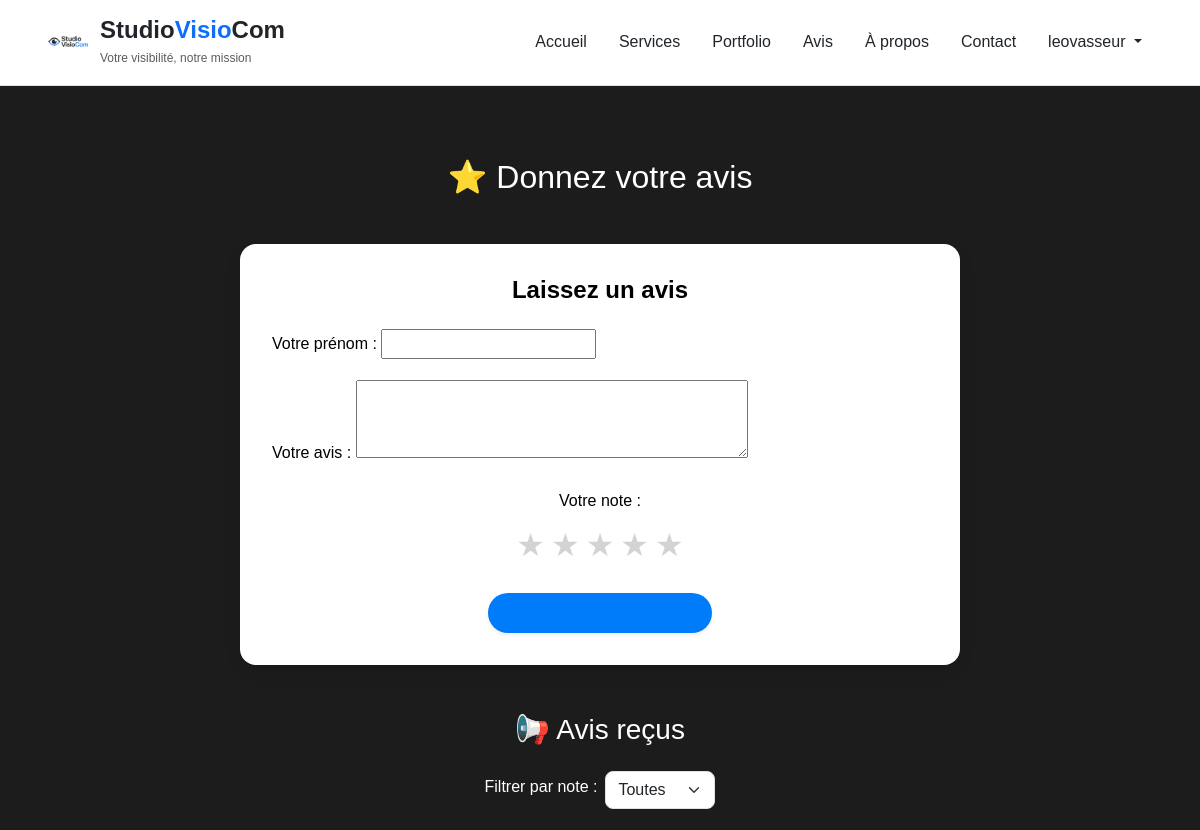
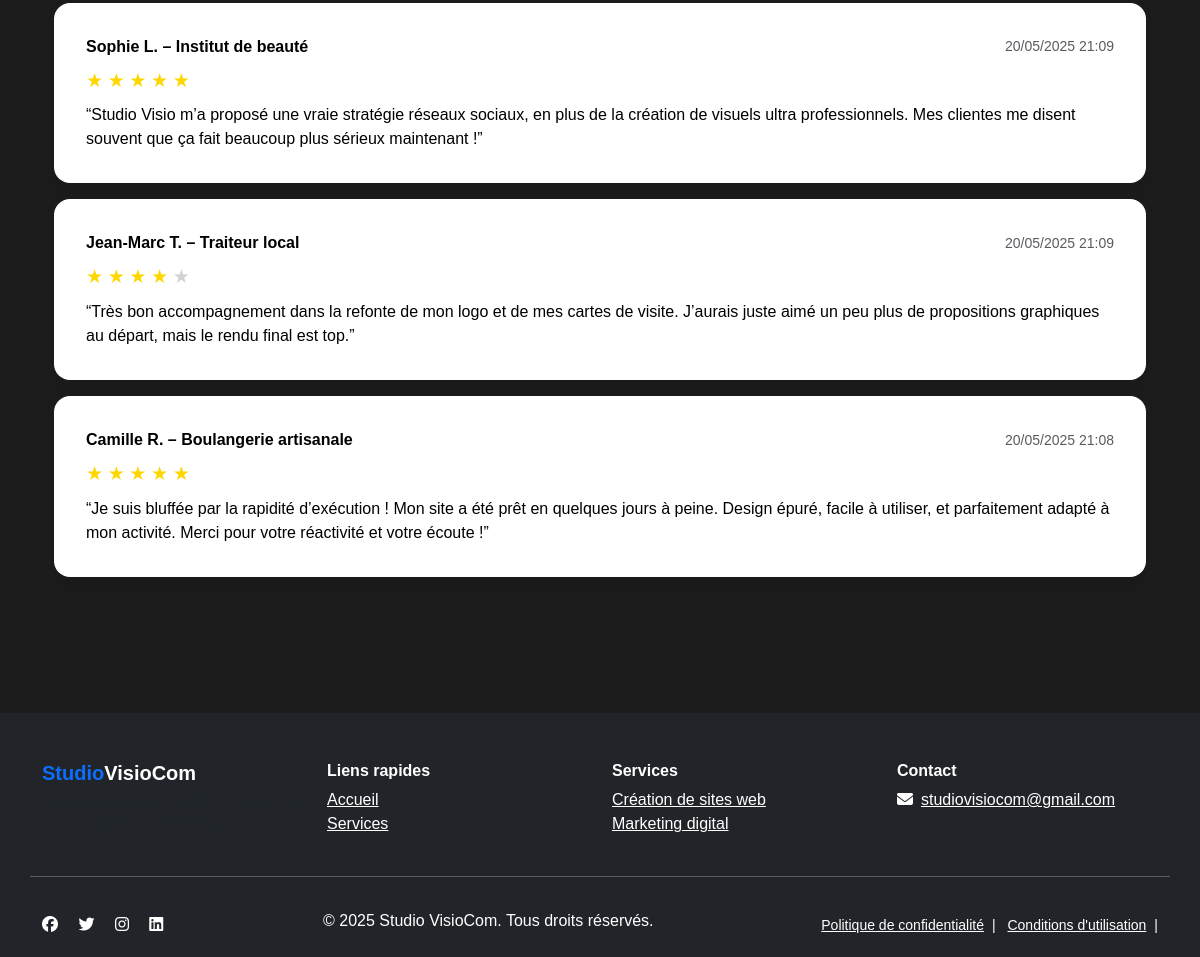
The page /avis/ (signed in) on the database its author committed (2 pictures, top to bottom).
### main/models.py (models this page shows, shortened)
class Avis(models.Model):
    nom = models.CharField(max_length=100)
    commentaire = models.TextField()
    note = models.IntegerField(choices=[(i, f"{i} étoile{'s' if i > 1 else ''}") for i in range(1, 6)])
    date = models.DateTimeField(auto_now_add=True)

### main/views.py (the view)
# urls.py: path('avis/', views.avis_view, name='avis'),
def avis_view(request):
    note_filter = request.GET.get('note')
    avis_liste = Avis.objects.all().order_by('-date')
    if note_filter:
        avis_liste = avis_liste.filter(note=note_filter)
    if request.method == 'POST':
        form = AvisForm(request.POST)
        if form.is_valid():
            form.save()
            messages.success(request, "Merci pour votre avis !")
            return redirect('avis')
    else:
        form = AvisForm()
    return render(request, 'main/avis.html', {
        'form': form,
        'avis_liste': avis_liste,
        'note_filter': note_filter,
    })

### main/forms.py
class AvisForm(forms.ModelForm):
    class Meta:
        model = Avis
        fields = ['nom', 'commentaire', 'note']
        widgets = {
            'note': forms.RadioSelect(choices=[(i, '★' * i + '☆' * (5 - i)) for i in range(1, 6)]),
            'commentaire': forms.Textarea(attrs={'rows': 3}),
        }

### main/templates/main/avis.html (shortened to what this page needs)
{% extends 'main/base.html' %}
{% block content %}
{% load static %}
<link rel="stylesheet" href="{% static 'main/css/style_studiovisiocom.css' %}">
<div class="container py-5">
    <h2 class="text-center mb-5 text-white">⭐ Donnez votre avis</h2>
    <div class="row justify-content-center mb-5">
        <div class="col-lg-8">
            <div class="avis-card">
                <h4 class="text-center mb-4 fw-bold">Laissez un avis</h4>
                <form method="POST">
                    <div class="mb-3">
                        <label class="form-label">Votre prénom :</label>
                        {{ form.nom }}
                    </div>
                    <div class="mb-3">
                        <label class="form-label">Votre avis :</label>
                        {{ form.commentaire }}
                    </div>
                    <div class="mb-4 text-center">
                        <label class="form-label d-block mb-2">Votre note :</label>
                        <div class="star-input">
                            {% for i in "54321" %}
                                <label for="star{{ i }}">★</label>
                            {% endfor %}
                        </div>
                    </div>
                    <div class="text-center">
                        <button type="submit" class="btn btn-primary px-5 py-2 rounded-pill shadow-sm">Envoyer mon avis</button>
                    </div>
                </form>
            </div>
        </div>
    </div>
    <h3 class="text-center text-white mb-4">📢 Avis reçus</h3>
    <form method="GET" class="d-flex justify-content-center mb-4">
        <label for="note" class="me-2 mt-1 text-white">Filtrer par note :</label>
        <select name="note" id="note" onchange="this.form.submit()" class="form-select w-auto">
            <option value="">Toutes</option>
        </select>
    </form>
    {% if avis_liste %}
        {% for avis in avis_liste %}
            <div class="avis-card mb-3">
                <div class="d-flex justify-content-between align-items-center mb-2">
                    <strong>{{ avis.nom }}</strong>
                    <small class="text-muted">{{ avis.date|date:"d/m/Y H:i" }}</small>
                </div>
                <div class="mb-2">
                    {% for i in "12345" %}
                        {% if avis.note|stringformat:"i" >= i %}
                            <span style="color: gold; font-size: 1.2rem;">★</span>
                        {% else %}
                            <span style="color: lightgray; font-size: 1.2rem;">★</span>
                        {% endif %}
                    {% endfor %}
                </div>
                <p class="mb-0">{{ avis.commentaire }}</p>
            </div>
        {% endfor %}
    {% else %}
        <p class="text-center text-muted">Encore aucun avis. Soyez le premier à en laisser un !</p>
    {% endif %}
</div>
{% endblock %}

### main/templates/main/base.html (shortened to what this page needs)
<!DOCTYPE html>
<html lang="fr">
<head>
{% load static %}
<link rel="stylesheet" href="{% static 'main/css/style_studiovisiocom.css' %}">
    <link href="https://cdn.jsdelivr.net/npm/bootstrap@5.3.3/dist/css/bootstrap.min.css" rel="stylesheet">
    <link rel="stylesheet" href="https://cdnjs.cloudflare.com/ajax/libs/font-awesome/6.5.0/css/all.min.css">
</head>
<body>
<header class="bg-white border-bottom">
    <div class="container d-flex justify-content-between align-items-center py-3">
        <a href="/" class="d-flex align-items-center text-dark text-decoration-none">
            <img src="{% static 'main/images/logo.png' %}" alt="Logo Studio VisioCom" width="50" height="50" class="me-2">
            <div>
                <h1 class="h4 mb-0 fw-bold">Studio<span class="text-primary">Visio</span>Com</h1>
                <small class="text-muted" style="font-size: 0.75rem;">Votre visibilité, notre mission</small>
            </div>
        </a>
        <nav class="d-none d-md-flex">
            <ul class="nav">
                <li class="nav-item"><a href="/" class="nav-link text-dark fw-medium px-3">Accueil</a></li>
                <li class="nav-item"><a href="/services/" class="nav-link text-dark fw-medium px-3">Services</a></li>
                <li class="nav-item"><a href="/portfolio/" class="nav-link text-dark fw-medium px-3">Portfolio</a></li>
                <li class="nav-item"><a href="/avis/" class="nav-link text-dark fw-medium px-3">Avis</a></li>
                <li class="nav-item"><a href="/a-propos/" class="nav-link text-dark fw-medium px-3">À propos</a></li>
                <li class="nav-item"><a href="/contact/" class="nav-link text-dark fw-medium px-3">Contact</a></li>
                {% if user.is_authenticated %}
                    <li class="nav-item dropdown">
                        <a class="nav-link dropdown-toggle text-dark fw-medium px-3" href="#" role="button" data-bs-toggle="dropdown">
                            {{ user.username }}
                        </a>
                    </li>
                {% else %}
                    <li class="nav-item"><a href="{% url 'login' %}?next=/mon-compte/" class="nav-link text-dark fw-medium px-3">Connexion</a></li>
                {% endif %}
            </ul>
        </nav>
    </div>
</header>
<main class="container py-4">
    {% block content %}
    {% endblock %}
</main>
<footer class="bg-dark text-white pt-5 pb-3 mt-5">
    <div class="container">
        <div class="row">
            <div class="col-md-3 mb-4">
                <h5 class="fw-bold"><span class="text-primary">Studio</span>VisioCom</h5>
                <p class="text-muted small">Solutions de marketing digital innovantes pour les commerces de proximité.</p>
            </div>
            <div class="col-md-3 mb-4">
                <h6 class="fw-bold">Liens rapides</h6>
                <ul class="list-unstyled">
                    <li><a href="/" class="text-white footer-link">Accueil</a></li>
                    <li><a href="/services/" class="text-white footer-link">Services</a></li>
                </ul>
            </div>
            <div class="col-md-3 mb-4">
                <h6 class="fw-bold">Services</h6>
                <ul class="list-unstyled">
                    <li><a href="/services/site-vitrine/" class="text-white footer-link">Création de sites web</a></li>
                    <li><a href="/services/marketing/" class="text-white footer-link">Marketing digital</a></li>
                </ul>
            </div>
            <div class="col-md-3 mb-4">
                <h6 class="fw-bold">Contact</h6>
                <p><i class="fa-solid fa-envelope me-2"></i><a href="mailto:studiovisiocom@gmail.com" class="text-white footer-link">studiovisiocom@gmail.com</a></p>
            </div>
            <hr class="bg-secondary">
            <div class="d-flex flex-column flex-md-row justify-content-between align-items-center mt-3">
                <div class="mb-2 mb-md-0">
                    <a href="#" class="text-white me-3"><i class="fab fa-facebook"></i></a>
                    <a href="#" class="text-white me-3"><i class="fab fa-twitter"></i></a>
                    <a href="#" class="text-white me-3"><i class="fab fa-instagram"></i></a>
                    <a href="#" class="text-white"><i class="fab fa-linkedin"></i></a>
                </div>
                <div class="text-center mb-2">
                    <p class="mb-0">© 2025 Studio VisioCom. Tous droits réservés.</p>
                </div>
                <div class="text-center small">
                    <a href="/confidentialite/" class="text-white footer-link mx-2">Politique de confidentialité</a>|
                    <a href="/conditions/" class="text-white footer-link mx-2">Conditions d'utilisation</a>|
                </div>
            </div>
        </div>
    </div>
</footer>
</body>
</html>

### main/static/main/css/style_studiovisiocom.css (style rules this page uses)
:root { --fond-noir: #1C1C1C; --noir: #000000; --bleu-electrique: #007CFA; --gris-clair: #CCCCCC; --blanc-casse: #F5F5F5; }
body { background-color: var(--fond-noir); color: var(--gris-clair); font-family: 'Poppins', sans-serif; }
h1, h2, h3, h4 { color: var(--noir); }
a, .text-accent, .btn-primary { color: var(--bleu-electrique); }
.btn-primary { background-color: var(--bleu-electrique); border: none; }
footer { background-color: var(--noir); color: var(--gris-clair); }

### main/templates/main/avis.html (style rules this page uses)
.avis-card { background: white; color: black; border-radius: 1rem; padding: 2rem; box-shadow: 0 8px 16px rgba(0, 0, 0, 0.1); }
.form-control, .form-select { border-radius: 0.5rem; }
.star-input { direction: rtl; display: inline-flex; gap: 6px; }
.star-input label { font-size: 2rem; color: lightgray; cursor: pointer; transition: color 0.2s; }

### rows shown on the page
Avis: nom "Sophie L. – Institut de beauté", date "20/05/2025 21:09", note 5 (drawn), commentaire "“Studio Visio m’a proposé une vraie stratégie réseaux sociaux, en plus de la création de visuels ultra professionnels. Mes clientes me disent souvent que ça fait beaucoup plus sérieux maintenant !”"
Avis: nom "Jean-Marc T. – Traiteur local", date "20/05/2025 21:09", note 4 (drawn), commentaire "“Très bon accompagnement dans la refonte de mon logo et de mes cartes de visite. J’aurais juste aimé un peu plus de propositions graphiques au départ, mais le rendu final est top.”"
Avis: nom "Camille R. – Boulangerie artisanale", date "20/05/2025 21:08", note 5 (drawn), commentaire "“Je suis bluffée par la rapidité d’exécution ! Mon site a été prêt en quelques jours à peine. Design épuré, facile à utiliser, et parfaitement adapté à mon activité. Merci pour votre réactivité et votre écoute !”"

### other values the page prints
{{ user.username }} "leovasseur"
